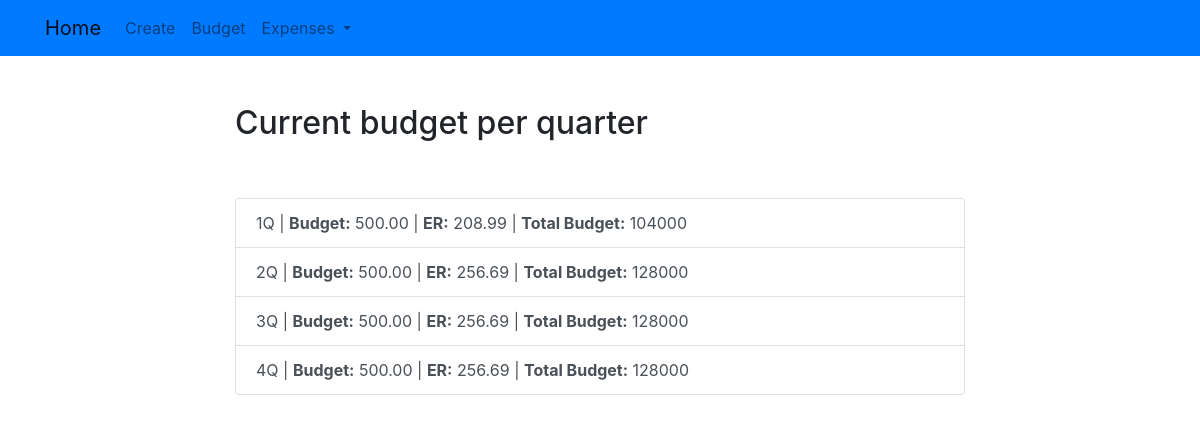
/currentbudget/, run on an earlier commit of the app's database.
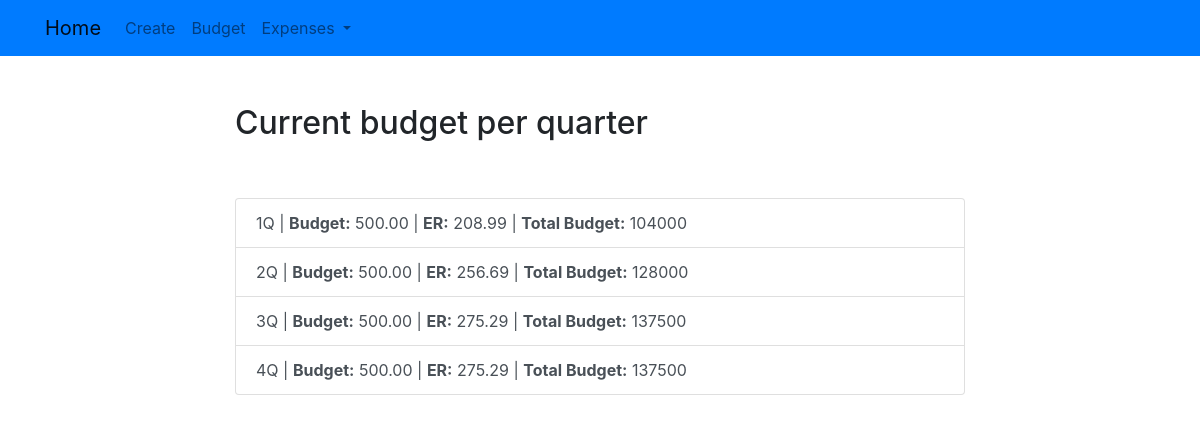
And on a later commit of the database.
### tracker/models.py (models this page shows, shortened)
class qBudget(models.Model):
	quarter = models.CharField(max_length=2)
	budget = models.DecimalField(max_digits=7, decimal_places=2, default=00000.00)
	tc = models.DecimalField(max_digits=7, decimal_places=2, default=00000.00)

### tracker/views.py (the view)
# urls.py: path('currentbudget/', views.currentbudget, name="currentbudget"),
def currentbudget(request):
	q_budget = qBudget.objects.all()
	params = {'qbudget':q_budget}
	return render(request, 'tracker/currentbudget.html', params)

### tracker/templates/tracker/currentbudget.html
{% extends 'tracker/base.html' %}
{% block content %}
    <div class="row justify-content-center mt-5">
        <div class="col-md-8">
                             <h2>Current budget per quarter</h2>
        </div>
    </div>
    <div class="row justify-content-center mt-5">
        <div class="col-md-8">
        {% if qbudget %}
            <div class="list-group">
                {% for budget in qbudget %}
                    <a href="{% url 'qbudgetget' budget.id %}" class="list-group-item list-group-item-action">{{ budget.quarter }} | <b>Budget:</b> {{ budget.budget }} | <b>ER:</b> {{ budget.tc }} | <b>Total Budget:</b> {% widthratio budget.budget 1 budget.tc %}</a>
                {% endfor %}
            </div>
        {% endif %}
        </div>
    </div>
{% endblock %}

What changed in the data, as far as the page shows it:
changed qBudget (number 3 of 4 on the later page): tc "256.69" → "275.29"; budget+tc "128000" → "137500"
changed qBudget (number 4 of 4 on the later page): tc "256.69" → "275.29"; budget+tc "128000" → "137500"
